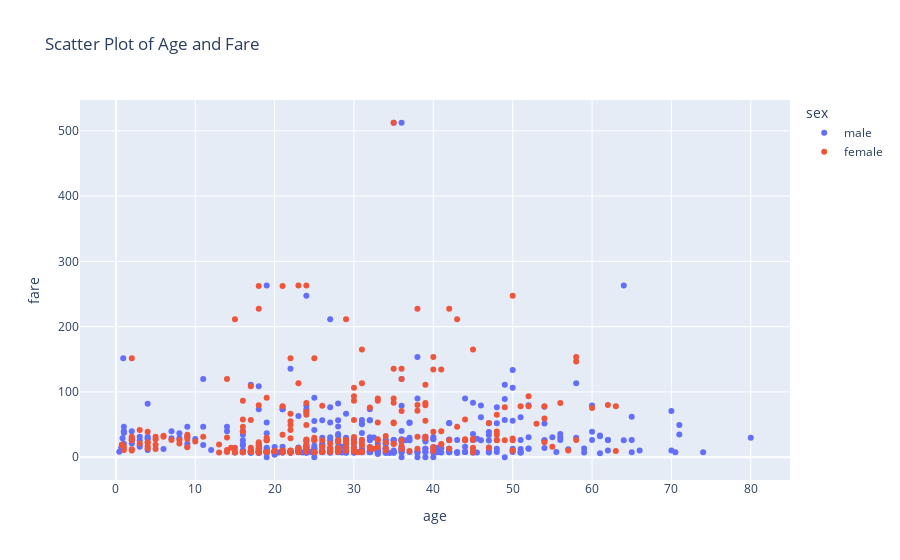

Notebook cell for this chart:
### Code cell
import seaborn as sns
import plotly.express as px

titanic = sns.load_dataset("titanic")
scatter_plot = px.scatter(titanic, x="age", y="fare", title="Scatter Plot of Age and Fare",color='sex')
scatter_plot.show()

### Figure 1 — Plotly figure (JSON) as saved in the notebook; plotly's stock layout.template omitted (floating-point values rounded to 4 significant figures; data arrays with more than 128 entries replaced by an {"elided": "..."} marker saying what was removed)
{"data": [{"hovertemplate": "sex=male<br>age=%{x}<br>fare=%{y}<extra></extra>", "legendgroup": "male", "marker": {"color": "#636efa", "symbol": "circle"}, "mode": "markers", "name": "male", "orientation": "v", "showlegend": true, "type": "scatter", "x": {"elided": "577 float values"}, "xaxis": "x", "y": {"elided": "577 float values"}, "yaxis": "y"}, {"hovertemplate": "sex=female<br>age=%{x}<br>fare=%{y}<extra></extra>", "legendgroup": "female", "marker": {"color": "#EF553B", "symbol": "circle"}, "mode": "markers", "name": "female", "orientation": "v", "showlegend": true, "type": "scatter", "x": {"elided": "314 float values"}, "xaxis": "x", "y": {"elided": "314 float values"}, "yaxis": "y"}], "layout": {"legend": {"title": {"text": "sex"}, "tracegroupgap": 0}, "title": {"text": "Scatter Plot of Age and Fare"}, "xaxis": {"anchor": "y", "domain": [0, 1], "title": {"text": "age"}}, "yaxis": {"anchor": "x", "domain": [0, 1], "title": {"text": "fare"}}}}
